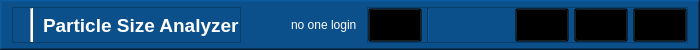
     <widget class="QFrame" name="header">
      <property name="minimumSize">
       <size>
        <width>0</width>
        <height>50</height>
       </size>
      </property>
      <property name="maximumSize">
       <size>
        <width>16777215</width>
        <height>50</height>
       </size>
      </property>
      <property name="cursor">
       <cursorShape>OpenHandCursor</cursorShape>
      </property>
      <property name="styleSheet">
       <string notr="true">QFrame{
	background: #0C508B;
}
</string>
      </property>
      <property name="frameShape">
       <enum>QFrame::WinPanel</enum>
      </property>
      <property name="frameShadow">
       <enum>QFrame::Raised</enum>
      </property>
      <layout class="QHBoxLayout" name="horizontalLayout_4">
       <property name="spacing">
        <number>10</number>
       </property>
       <property name="leftMargin">
        <number>10</number>
       </property>
       <property name="topMargin">
        <number>5</number>
       </property>
       <property name="rightMargin">
        <number>10</number>
       </property>
       <property name="bottomMargin">
        <number>5</number>
       </property>
       <item>
        <widget class="QFrame" name="frame_5">
         <property name="maximumSize">
          <size>
           <width>16777215</width>
           <height>16777215</height>
          </size>
         </property>
         <property name="frameShape">
          <enum>QFrame::StyledPanel</enum>
         </property>
         <property name="frameShadow">
          <enum>QFrame::Raised</enum>
         </property>
         <layout class="QHBoxLayout" name="horizontalLayout_3">
          <property name="spacing">
           <number>10</number>
          </property>
          <property name="leftMargin">
           <number>0</number>
          </property>
          <property name="topMargin">
           <number>0</number>
          </property>
          <property name="rightMargin">
           <number>0</number>
          </property>
          <property name="bottomMargin">
           <number>0</number>
          </property>
          <item>
           <widget class="QLabel" name="dorsa_logo">
            <property name="maximumSize">
             <size>
              <width>110</width>
              <height>16777215</height>
             </size>
            </property>
            <property name="text">
             <string/>
            </property>
            <property name="pixmap">
             <pixmap resource="Assets.qrc">:/assets/Assets/general/dorsa_white.png</pixmap>
            </property>
            <property name="scaledContents">
             <bool>true</bool>
            </property>
           </widget>
          </item>
          <item>
           <widget class="Line" name="line">
            <property name="styleSheet">
             <string notr="true">background:white</string>
            </property>
            <property name="orientation">
             <enum>Qt::Vertical</enum>
            </property>
           </widget>
          </item>
          <item>
           <widget class="QLabel" name="title">
            <property name="font">
             <font>
              <family>Arial</family>
              <pointsize>14</pointsize>
              <weight>75</weight>
              <italic>false</italic>
              <bold>true</bold>
             </font>
            </property>
            <property name="styleSheet">
             <string notr="true">QLabel{
	color: white;
	font-size: 14pt;
	font-weight: bold;
}</string>
            </property>
            <property name="text">
             <string>Particle Size Analyzer</string>
            </property>
           </widget>
          </item>
         </layout>
        </widget>
       </item>
       <item>
        <spacer name="horizontalSpacer">
         <property name="orientation">
          <enum>Qt::Horizontal</enum>
         </property>
         <property name="sizeHint" stdset="0">
          <size>
           <width>40</width>
           <height>20</height>
          </size>
         </property>
        </spacer>
       </item>
       <item>
        <widget class="QLabel" name="toolbar_logined_username_lbl">
         <property name="styleSheet">
          <string notr="true">color:#ffffff;</string>
         </property>
         <property name="text">
          <string>no one login</string>
         </property>
        </widget>
       </item>
       <item>
        <widget class="QFrame" name="win_buttons">
         <property name="styleSheet">
          <string notr="true">QPushButton{
	padding: 10px;
	margin: 0px;
	min-height: 0px;
	min-width: 0px;
	background-color: rgba(0,0,0,0);
	max-height:20px;
}

QPushButton:hover {
 border: 1 solid #ffffff;
background-color: rgba(31, 32, 85, 100);
 }</string>
         </property>
         <property name="frameShape">
          <enum>QFrame::StyledPanel</enum>
         </property>
         <property name="frameShadow">
          <enum>QFrame::Raised</enum>
         </property>
         <layout class="QHBoxLayout" name="horizontalLayout_13">
          <property name="spacing">
           <number>5</number>
          </property>
          <property name="leftMargin">
           <number>0</number>
          </property>
          <property name="topMargin">
           <number>0</number>
          </property>
          <property name="rightMargin">
           <number>0</number>
          </property>
          <property name="bottomMargin">
           <number>0</number>
          </property>
          <item>
           <widget class="QPushButton" name="toolbar_login_logout_btn">
            <property name="styleSheet">
             <string notr="true"/>
            </property>
            <property name="text">
             <string/>
            </property>
            <property name="icon">
             <iconset resource="Assets.qrc">
              <normaloff>:/assets/Assets/icons/icons8-user-50.png</normaloff>:/assets/Assets/icons/icons8-user-50.png</iconset>
            </property>
            <property name="iconSize">
             <size>
              <width>35</width>
              <height>35</height>
             </size>
            </property>
           </widget>
          </item>
          <item>
           <widget class="Line" name="line_13">
            <property name="styleSheet">
             <string notr="true">Line{
	max-width: 120px;
	background-color:rgba(255, 255, 255, 50);
	margin: 0 15px;
}</string>
            </property>
            <property name="orientation">
             <enum>Qt::Vertical</enum>
            </property>
           </widget>
          </item>
          <item>
           <spacer name="horizontalSpacer_55">
            <property name="orientation">
             <enum>Qt::Horizontal</enum>
            </property>
            <property name="sizeType">
             <enum>QSizePolicy::Maximum</enum>
            </property>
            <property name="sizeHint" stdset="0">
             <size>
              <width>80</width>
              <height>20</height>
             </size>
            </property>
           </spacer>
          </item>
          <item>
           <widget class="QPushButton" name="minimize_btn">
            <property name="minimumSize">
             <size>
              <width>20</width>
              <height>20</height>
             </size>
            </property>
            <property name="maximumSize">
             <size>
              <width>16777215</width>
              <height>40</height>
             </size>
            </property>
            <property name="cursor">
             <cursorShape>PointingHandCursor</cursorShape>
            </property>
            <property name="toolTip">
             <string/>
            </property>
            <property name="styleSheet">
             <string notr="true"/>
            </property>
            <property name="text">
             <string/>
            </property>
            <property name="icon">
             <iconset resource="Assets.qrc">
              <normaloff>:/assets/Assets/general/minimize.png</normaloff>:/assets/Assets/general/minimize.png</iconset>
            </property>
            <property name="iconSize">
             <size>
              <width>15</width>
              <height>15</height>
             </size>
            </property>
           </widget>
          </item>
          <item>
           <widget class="QPushButton" name="maximize_btn">
            <property name="enabled">
             <bool>true</bool>
            </property>
            <property name="minimumSize">
             <size>
              <width>20</width>
              <height>20</height>
             </size>
            </property>
            <property name="maximumSize">
             <size>
              <width>16777215</width>
              <height>40</height>
             </size>
            </property>
            <property name="cursor">
             <cursorShape>PointingHandCursor</cursorShape>
            </property>
            <property name="toolTip">
             <string/>
            </property>
            <property name="styleSheet">
             <string notr="true"/>
            </property>
            <property name="text">
             <string/>
            </property>
            <property name="icon">
             <iconset resource="Assets.qrc">
              <normaloff>:/assets/Assets/general/maximize.png</normaloff>:/assets/Assets/general/maximize.png</iconset>
            </property>
            <property name="iconSize">
             <size>
              <width>15</width>
              <height>15</height>
             </size>
            </property>
           </widget>
          </item>
          <item>
           <widget class="QPushButton" name="close_btn">
            <property name="minimumSize">
             <size>
              <width>20</width>
              <height>20</height>
             </size>
            </property>
            <property name="maximumSize">
             <size>
              <width>16777215</width>
              <height>40</height>
             </size>
            </property>
            <property name="cursor">
             <cursorShape>PointingHandCursor</cursorShape>
            </property>
            <property name="toolTip">
             <string/>
            </property>
            <property name="styleSheet">
             <string notr="true"/>
            </property>
            <property name="text">
             <string/>
            </property>
            <property name="icon">
             <iconset resource="Assets.qrc">
              <normaloff>:/assets/Assets/general/close.png</normaloff>:/assets/Assets/general/close.png</iconset>
            </property>
            <property name="iconSize">
             <size>
              <width>15</width>
              <height>15</height>
             </size>
            </property>
           </widget>
          </item>
         </layout>
        </widget>
       </item>
      </layout>
     </widget>
